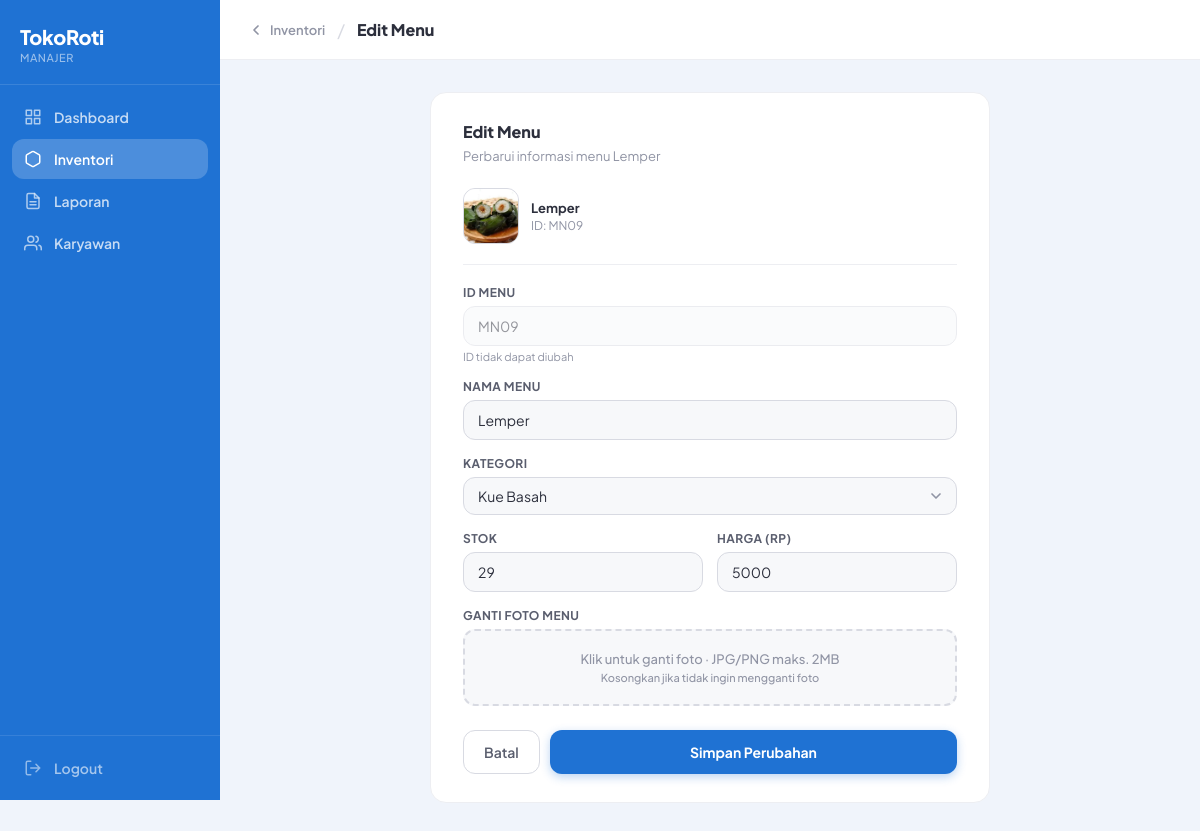
Page /public/edit.php?id=MN09 (signed in) on the committed database.
### tables this page shows
CREATE TABLE `menu` (
  `id_menu` varchar(10) NOT NULL,
  `nama_menu` varchar(50) NOT NULL,
  `stok` int NOT NULL,
  `harga` int NOT NULL,
  `gambar` varchar(255) DEFAULT NULL,
  `id_kategori` varchar(10) NOT NULL,
  `is_deleted` tinyint(1) DEFAULT '0'
);

CREATE TABLE `kategori` (
  `id_kategori` varchar(10) NOT NULL,
  `nama_kategori` varchar(50) NOT NULL,
  `icon_kategori` varchar(50) DEFAULT NULL
);

### public/edit.php (the view, shortened to what this page needs)
<?php
require_once '../config/database.php';
$id = $_GET['id'] ?? '';
$stmt = $conn->prepare("SELECT * FROM menu WHERE id_menu = :id AND is_deleted = 0");
$stmt->execute([':id' => $id]);
$menu = $stmt->fetch(PDO::FETCH_ASSOC);
$kategori = $conn->query("SELECT * FROM kategori ORDER BY nama_kategori")->fetchAll(PDO::FETCH_ASSOC);
?>
<!DOCTYPE html>
<html lang="id">
<head>
</head>
<body>
<aside class="sidebar">
    <div class="sidebar-brand">
        <div class="sidebar-brand-name">TokoRoti</div>
        <div class="sidebar-brand-role">Manajer</div>
    </div>
    <nav class="sidebar-nav">
        <a href="dashboard.php" class="nav-item">
            <svg viewBox="0 0 24 24" fill="none" stroke="currentColor" stroke-width="2" stroke-linecap="round" stroke-linejoin="round"><rect x="3" y="3" width="7" height="7"/><rect x="14" y="3" width="7" height="7"/><rect x="3" y="14" width="7" height="7"/><rect x="14" y="14" width="7" height="7"/></svg>
            Dashboard
        </a>
        <a href="inventori.php" class="nav-item active">
            <svg viewBox="0 0 24 24" fill="none" stroke="currentColor" stroke-width="2" stroke-linecap="round" stroke-linejoin="round"><path d="M21 16V8a2 2 0 00-1-1.73l-7-4a2 2 0 00-2 0l-7 4A2 2 0 003 8v8a2 2 0 001 1.73l7 4a2 2 0 002 0l7-4A2 2 0 0021 16z"/></svg>
            Inventori
        </a>
        <a href="laporan.php" class="nav-item">
            <svg viewBox="0 0 24 24" fill="none" stroke="currentColor" stroke-width="2" stroke-linecap="round" stroke-linejoin="round"><path d="M14 2H6a2 2 0 00-2 2v16a2 2 0 002 2h12a2 2 0 002-2V8z"/><polyline points="14 2 14 8 20 8"/><line x1="16" y1="13" x2="8" y2="13"/><line x1="16" y1="17" x2="8" y2="17"/></svg>
            Laporan
        </a>
        <a href="karyawan.php" class="nav-item">
            <svg viewBox="0 0 24 24" fill="none" stroke="currentColor" stroke-width="2" stroke-linecap="round" stroke-linejoin="round"><path d="M17 21v-2a4 4 0 00-4-4H5a4 4 0 00-4 4v2"/><circle cx="9" cy="7" r="4"/><path d="M23 21v-2a4 4 0 00-3-3.87M16 3.13a4 4 0 010 7.75"/></svg>
            Karyawan
        </a>
    </nav>
    <div class="sidebar-bottom">
        <a href="../process/logout.php" class="nav-item logout">
            <svg viewBox="0 0 24 24" fill="none" stroke="currentColor" stroke-width="2" stroke-linecap="round" stroke-linejoin="round"><path d="M9 21H5a2 2 0 01-2-2V5a2 2 0 012-2h4M16 17l5-5-5-5M21 12H9"/></svg>
            Logout
        </a>
    </div>
</aside>
<div class="main">
    <div class="topbar">
        <a href="inventori.php" class="topbar-back">
            <svg viewBox="0 0 24 24" fill="none" stroke="currentColor" stroke-width="2.5" stroke-linecap="round" stroke-linejoin="round"><polyline points="15 18 9 12 15 6"/></svg>
            Inventori
        </a>
        <span class="topbar-sep">/</span>
        <div class="topbar-title">Edit Menu</div>
    </div>
    <div class="content">
        <div class="form-card">
            <div class="form-card-title">Edit Menu</div>
            <div class="form-card-sub">Perbarui informasi menu <?= htmlspecialchars($menu['nama_menu']) ?></div>
            <div class="img-preview-wrap">
                <?php if (!empty($menu['gambar'])): ?>
                <img src="assets/<?= htmlspecialchars($menu['gambar']) ?>" class="img-preview" alt="preview">
                <?php else: ?>
                <div class="img-preview-placeholder">🍞</div>
                <?php endif; ?>
                <div>
                    <div style="font-size:13px; font-weight:700;"><?= htmlspecialchars($menu['nama_menu']) ?></div>
                    <div style="font-size:12px; color:var(--gray-400); margin-top:2px;">ID: <?= htmlspecialchars($menu['id_menu']) ?></div>
                </div>
            </div>
            <hr class="form-divider">
            <form action="../process/update.php" method="POST" enctype="multipart/form-data">
                <div class="form-group">
                    <label class="form-label">ID Menu</label>
                    <input type="text" class="form-control" value="<?= htmlspecialchars($menu['id_menu']) ?>" disabled>
                    <div class="form-hint">ID tidak dapat diubah</div>
                </div>
                <div class="form-group">
                    <label class="form-label" for="nama_menu">Nama Menu</label>
                    <input type="text" id="nama_menu" name="nama_menu" class="form-control"
                           value="<?= htmlspecialchars($menu['nama_menu']) ?>" required>
                </div>
                <div class="form-group">
                    <label class="form-label" for="id_kategori">Kategori</label>
                    <select id="id_kategori" name="id_kategori" class="form-control select" required>
                        <?php foreach ($kategori as $k): ?>
                        <option value="<?= $k['id_kategori'] ?>" <?= $k['id_kategori'] == $menu['id_kategori'] ? 'selected' : '' ?>>
                            <?= htmlspecialchars($k['nama_kategori']) ?>
                        </option>
                        <?php endforeach; ?>
                    </select>
                </div>
                <div class="form-row">
                    <div class="form-group">
                        <label class="form-label" for="stok">Stok</label>
                        <input type="number" id="stok" name="stok" class="form-control"
                               value="<?= $menu['stok'] ?>" min="0" required>
                    </div>
                    <div class="form-group">
                        <label class="form-label" for="harga">Harga (Rp)</label>
                        <input type="number" id="harga" name="harga" class="form-control"
                               value="<?= $menu['harga'] ?>" min="0" required>
                    </div>
                </div>
                <div class="form-group">
                    <label class="form-label">Ganti Foto Menu</label>
                    <div class="upload-area">
                        <p>Klik untuk ganti foto · JPG/PNG maks. 2MB</p>
                        <p style="font-size:11px; color:var(--gray-400); margin-top:4px;">Kosongkan jika tidak ingin mengganti foto</p>
                    </div>
                </div>
                <div class="form-actions">
                    <a href="inventori.php" class="btn-batal">Batal</a>
                    <button type="submit" class="btn-submit">Simpan Perubahan</button>
                </div>
            </form>
        </div>
    </div>
</div>
</body>
</html>

### rows in the picture
menu: nama_menu "Lemper", gambar (picture), id_menu "MN09", id_kategori "Kue Basah", stok "29", harga "5000"
